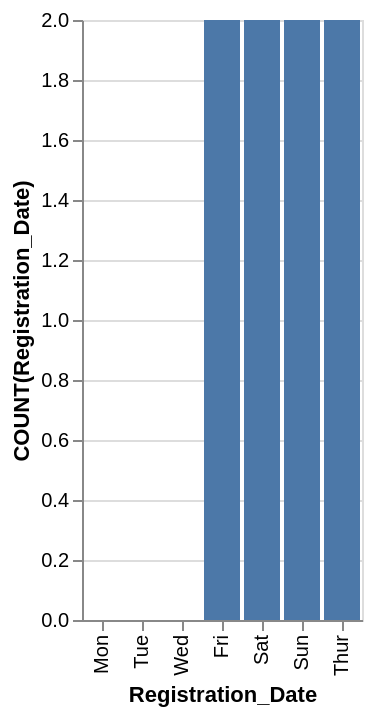

Describe this chart as a Vega-Lite specification.
### Vega-Lite specification from a JSON file in a GitHub repository (floating-point values rounded to 4 significant figures)
{"data": {"values": [{"x_data": "Mon", "y_data": 0}, {"x_data": "Tue", "y_data": 0}, {"x_data": "Wed", "y_data": 0}, {"x_data": "Fri", "y_data": 2}, {"x_data": "Sat", "y_data": 2}, {"x_data": "Sun", "y_data": 2}, {"x_data": "Thur", "y_data": 2}]}, "mark": "bar", "encoding": {"x": {"field": "x_data", "type": "nominal", "title": "Registration_Date", "sort": {"op": "sum", "field": "y_data", "order": "ascending"}}, "y": {"field": "y_data", "type": "quantitative", "title": "COUNT(Registration_Date)"}}}
